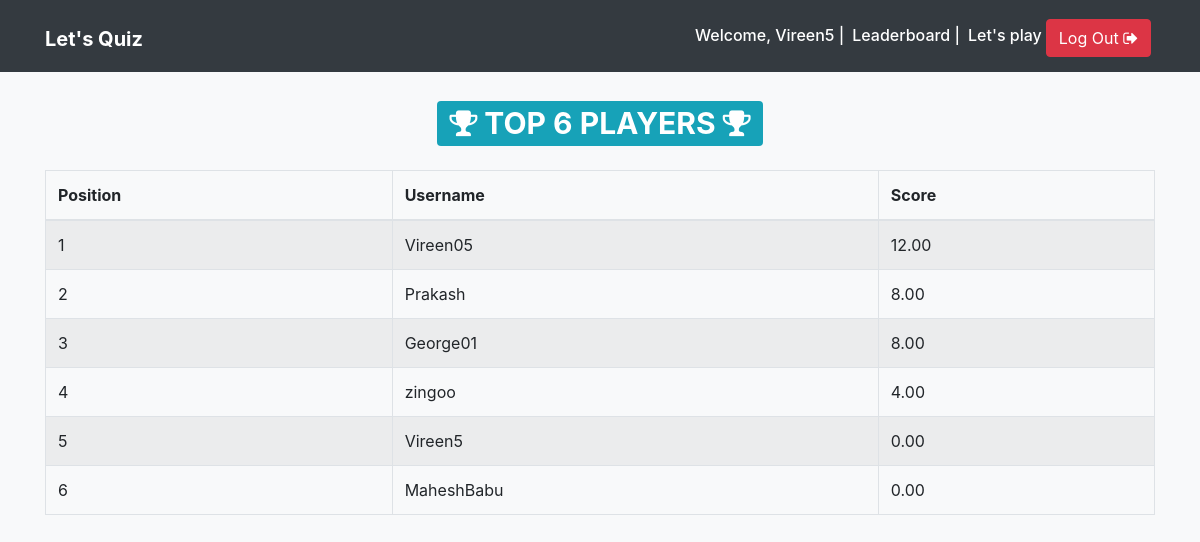
Page /leaderboard/ (signed in) on the committed database.
### quiz/models.py (models this page shows, shortened)
class QuizProfile(TimeStampedModel):
    user = models.OneToOneField(User, on_delete=models.CASCADE)
    total_score = models.DecimalField(_('Total Score'), default=0, decimal_places=2, max_digits=10)

### quiz/views.py (the view)
# urls.py: url(r'^leaderboard/$', views.leaderboard, name='leaderboard'),
def leaderboard(request):
    top_quiz_profiles = QuizProfile.objects.order_by('-total_score')[:500]
    total_count = top_quiz_profiles.count()
    context = {
        'top_quiz_profiles': top_quiz_profiles,
        'total_count': total_count,
    }
    return render(request, 'quiz/leaderboard.html', context=context)

### templates/quiz/leaderboard.html (shortened to what this page needs)
{% extends 'base.html' %}
{% block content %}
<div class="container">
    <h1 class="text-center my-4"><span class="badge badge-info"><i class="fa fa-trophy" aria-hidden="true"></i> TOP {{ total_count }} PLAYERS <i class="fa fa-trophy" aria-hidden="true"></i></span></h1>
    <table class="table table-striped table-bordered">
        <thead>
            <tr>
                <th>Position</th>
                <th>Username</th>
                <th>Score</th>
            </tr>
        </thead>
        <tbody>
            {% for quiz_profile in top_quiz_profiles %}
            <tr>
                <td>{{ forloop.counter }}</td>
                <td>{{ quiz_profile.user.username }}</td>
                <td>{{ quiz_profile.total_score }}</td>
            </tr>
            {% endfor %}
        </tbody>
    </table>
</div>
{% endblock content %}

### templates/base.html (shortened to what this page needs)
{% load static %}
<!doctype html>
<html lang="en">
<head>
    <link rel="stylesheet" href="https://maxcdn.bootstrapcdn.com/bootstrap/4.0.0-beta.2/css/bootstrap.min.css">
    <link rel="stylesheet" href="https://maxcdn.bootstrapcdn.com/font-awesome/4.7.0/css/font-awesome.min.css">
    <link rel="stylesheet" href="https://maxcdn.bootstrapcdn.com/font-awesome/4.7.0/css/font-awesome.min.css">
    <link rel="stylesheet" href="{% static 'css/main.css' %}">
</head>
<body class="bg-light">
    <nav class="navbar navbar-expand-md navbar-dark bg-dark">
        <div class="container">
            <h1><a href="{% url 'quiz:home' %}" class="navbar-brand">
            <strong>Let's Quiz</strong></a></h1>
            <div class="collapse navbar-collapse justify-content-end " id="navbar">
                {% if not request.user.is_active %}
                <a href="{% url 'quiz:leaderboard' %}" class="btn btn-info mt-1 mx-1">Leaderboard</a>
                <a href="{% url 'quiz:login' %}" class="btn btn-info mt-1"><i class="fa fa-sign-in" aria-hidden="true"></i> Log In</a>
                {% else %}
                <h6 class="text-white mt-2 mr-2">Welcome, {{ request.user.username }} | </h6>
                <h6 class="text-white mt-2 mr-2"><a href="{% url 'quiz:leaderboard' %}" class="text-white">Leaderboard</a> |</h6>
                <h6 class="mt-2"><a href="{% url 'quiz:play' %}" class="text-white">Let's play</a></h6>
                <a href="{% url 'quiz:logout' %}" class="btn btn-danger mt-1 mx-1">Log Out <i class="fa fa-sign-out" aria-hidden="true"></i></a>
                {% endif %}
            </div>
        </div>
    </nav>
    {% block content %}
    {% endblock content %}
</body>
</html>

### rows in the picture
QuizProfile: user.username "Vireen05", total_score "12.00"
QuizProfile: user.username "Prakash", total_score "8.00"
QuizProfile: user.username "George01", total_score "8.00"
QuizProfile: user.username "zingoo", total_score "4.00"
QuizProfile: user.username "Vireen5", total_score "0.00"
QuizProfile: user.username "MaheshBabu", total_score "0.00"

### other values in the picture
{{ request.user.username }} "Vireen5"
{{ total_count }} "6"
